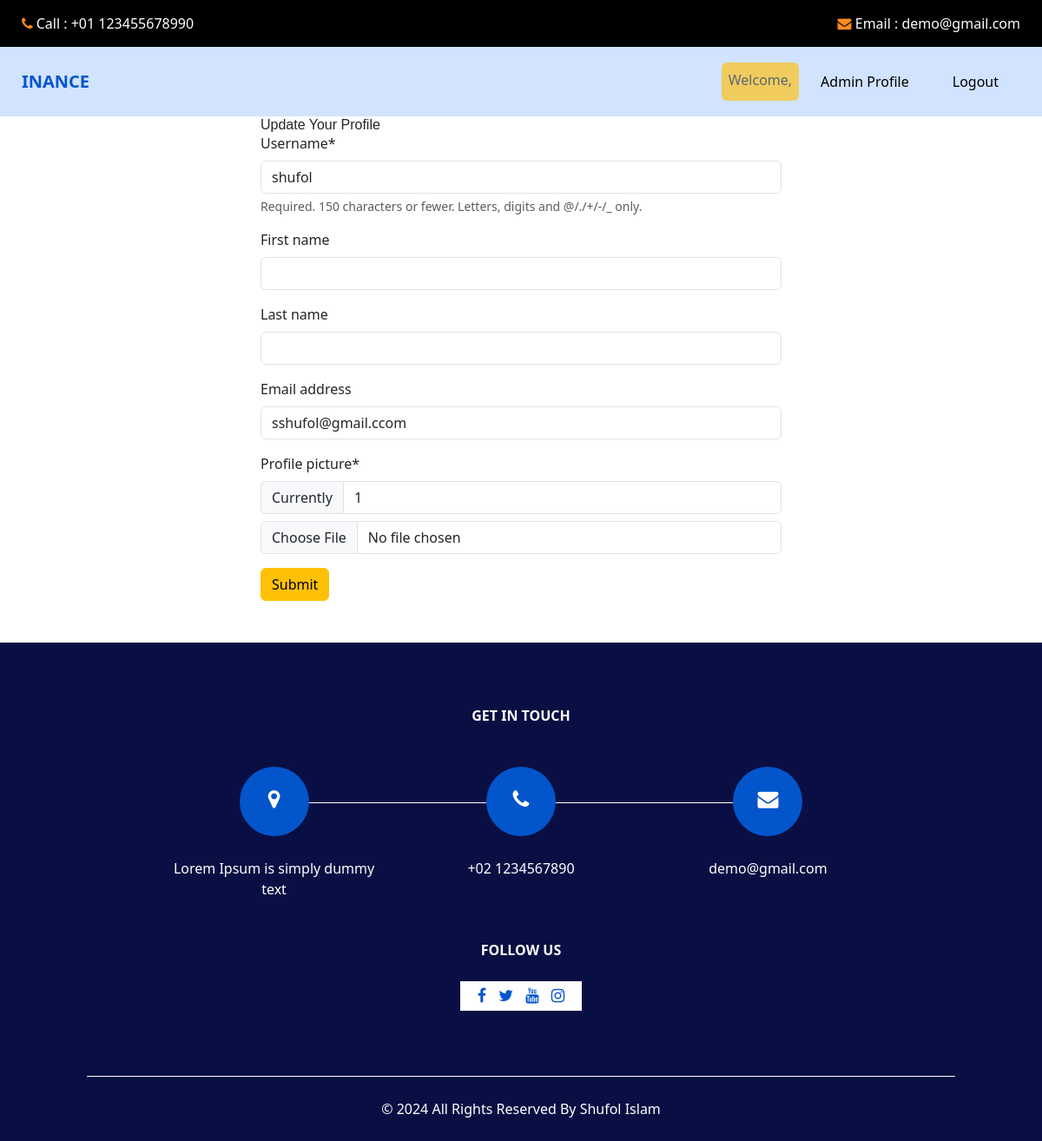
The page /profile/edit (signed in) on the database as committed earlier.
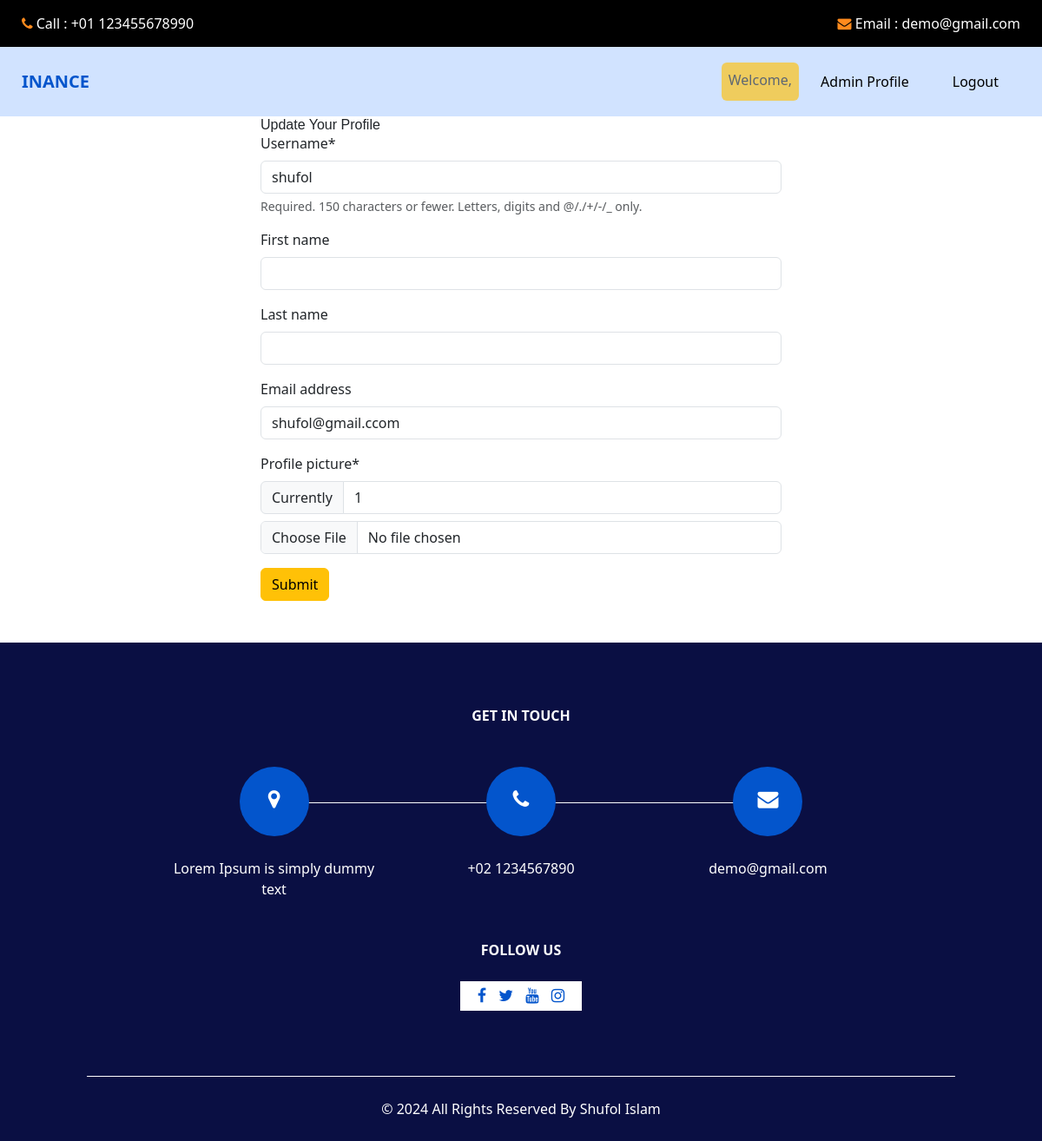
The same page on the database as committed later.
### core/models.py (models this page shows)
class User(AbstractUser):
    is_admin = models.BooleanField('Is admin', default = False)
    is_client = models.BooleanField('Is Client', default=False)
    profile_picture = models.ImageField(upload_to='uploads/', default=1)

### core/views.py (the view)
# urls.py: path('profile/edit', views.edit_profile, name='edit_profile'),
@login_required
def edit_profile(request):
    if request.method == 'POST':
        profile_form = forms.ChangeUserForm(request.POST, request.FILES, instance=request.user)
        if profile_form.is_valid():
            user = profile_form.save(commit=False)
            profile_picture = request.FILES.get('profile_picture')
            print(profile_picture)
            if profile_picture:
                user.profile_picture = profile_picture
            user.save()
            messages.success(request, 'Profile Updated Successfully')
            return redirect('profile')
    else:
        profile_form = forms.ChangeUserForm(instance = request.user)
    return render(request, 'update_profile.html', {'form' : profile_form})

### core/forms.py
class ChangeUserForm(UserChangeForm):
    password = None
    class Meta:
        model = User
        fields = ['username', 'first_name', 'last_name', 'email', 'profile_picture']

### core/templates/update_profile.html
{% extends 'base.html' %}
{% load crispy_forms_tags %} {% block content %}
<form style="width: 50%; margin: auto" method="post" enctype="multipart/form-data">
    <h1>Update Your Profile</h1>
    {% csrf_token %} {{form | crispy}}
  <button class="btn btn-warning mb-5">Submit</button>
</form>
{% endblock %}

Rows that differ between the two databases and show on the page:
changed User "shufol": email "sshufol@gmail.ccom" → "shufol@gmail.ccom"
